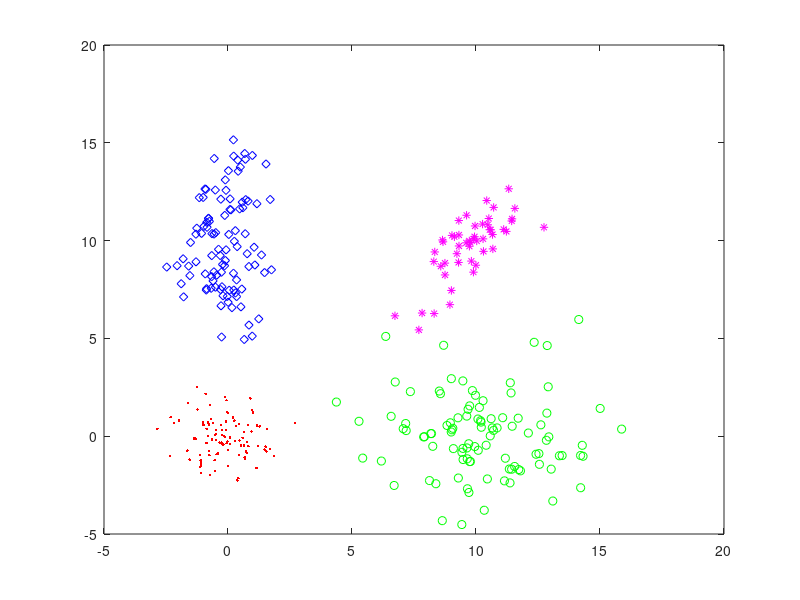

Write MATLAB code to recreate this figure.
% A: 100(C1~C3), B: 50(C4) 샘플 변수를 생성
A=100;
B=50;

% 주어진 데이터의 평균값을 변수 A,B 개를 포함하는 배열을 행과 열 차원으로 평균값을 반환
m1=repmat([0,0], A,1);
m2=repmat([10,0], A,1);
m3=repmat([0,10], A,1);
m4=repmat([10,10], B,1);

% 공분산 선언
s1=[1 0; 0 1];
s2=[5 0; 0 5];
s3=[1 0; 0 5];
s4=[1 1; 1 2];

% 가우시안 분포를 만든다.
% randn 함수로 A,B 샘플의 2차원 데이터 행열을 반환한다.
% sqrtm 함수로 공분산을 행렬 제곱근하여 곱하여주고 계산된 평균값을 더하여 준다.
C1=randn(A,2)*sqrtm(s1) + m1;
C2=randn(A,2)*sqrtm(s2) + m2;
C3=randn(A,2)*sqrtm(s3) + m3;
C4=randn(B,2)*sqrtm(s4) + m4;

% X1~X4 데이터를 x y 축에 맞게 화면에 보여준다.
% 점 모양, 빨간색으로 표현
plot(C1(:,1),C1(:,2), 'r.');
hold on;

% 원 모양, 녹색으로 표현
plot(C2(:,1),C2(:,2), 'go');
hold on;

% 다이아몬드 모양, 파란색으로 표현
plot(C3(:,1),C3(:,2), 'bd');
hold on;

% 별 모양, 자홍색 표현
plot(C4(:,1),C4(:,2), 'm*');

% 작업 공간 변수를 파일로 저장
save HW1_Q1_result C1 C2 C3 C4